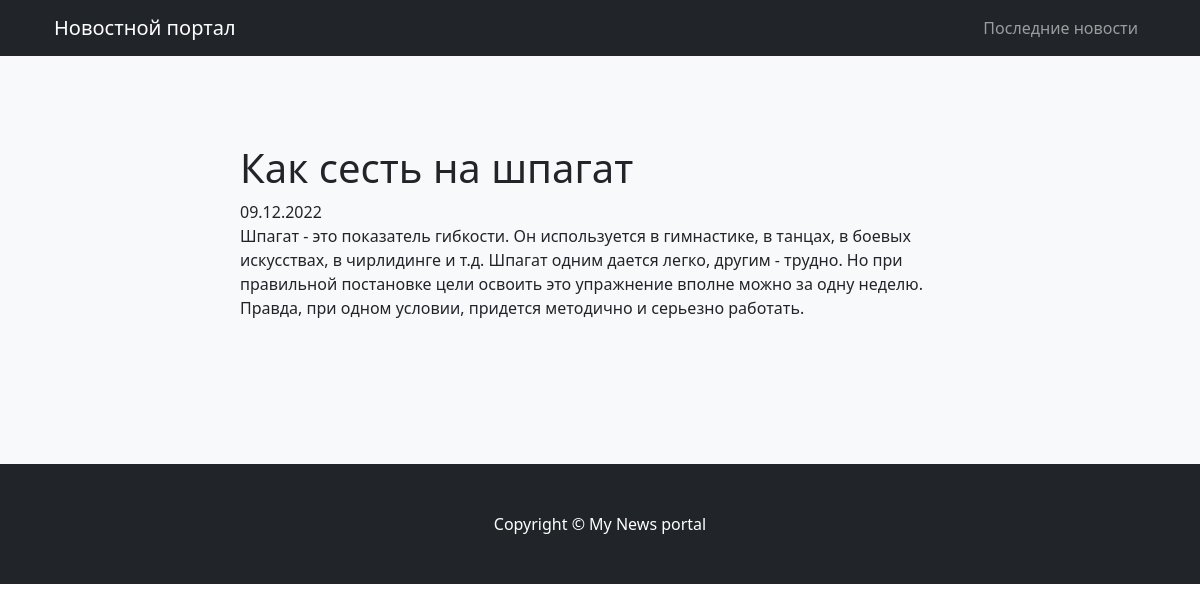
Screenshot of /news/2/ with the database file from the repository.
### news_portal/models.py (models this page shows, shortened)
class Post(models.Model):
    ARTICLE = 'AR'
    NEWS = 'NW'
    TYPES = (
        (ARTICLE, 'Статья'),
        (NEWS, 'Новость'),
    )
    author = models.ForeignKey(Author, on_delete=models.CASCADE)
    type = models.CharField(max_length=2, choices=TYPES, default=ARTICLE)
    created = models.DateTimeField(auto_now_add=True)
    title = models.CharField(max_length=255)
    body = models.TextField()
    rate = models.SmallIntegerField(default=0)
    category = models.ManyToManyField(Category, through='PostCategory')

### news_portal/views.py (the view)
# urls.py: path('<int:pk>/', PostDetail.as_view(), name='post_detail'),
class PostDetail(DetailView):
    model = Post
    template_name = 'post_detail.html'
    context_object_name = 'post'

### news_portal/templatetags/news_filters.py (called while the page is built)
@register.filter()
def date_formatter(value, format_str=" %d %b %Y"):
    return value.strftime(format_str)

@register.filter()
def news_censor(value):
    list = [
        'оказывается',
        'правильного',
        'упражнения',
        'исправно',
    ]
    regexp = '|'.join(list)
    def replace(value):
        s = value[0]
        mid = '*' * (len(s) - 1)
        return f'{s[0]}{mid}{s[-1]}'
    return re.sub(regexp, replace, value, flags=re.IGNORECASE)

### news_portal/templates/news_portal/post_detail.html (shortened to what this page needs)
{% extends 'default.html' %}
{% load news_filters %}!
{% block content %}
<h1>
  {{ post.title|news_censor }}
</h1>
<div>
  {{ post.created|date_formatter:"%d.%m.%Y" }}
</div>
<div>
  {{ post.body|news_censor }}
</div>
{% endblock %}

### rows the page displays
Post: title|news_censor "Как сесть на шпагат", created "09.12.2022", body|news_censor "Шпагат - это показатель гибкости. Он используется в гимнастике, в танцах, в боевых искусствах, в чирлидинге и т.д. Шпагат одним дается легко, другим - трудно. Но при правильной постановке цели освоить это упражнение вполне можно за одну неделю. Правда, при одном условии, придется методично и серьезно работать."
